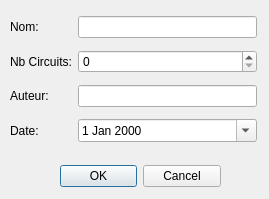
<?xml version="1.0" encoding="UTF-8"?>
<ui version="4.0">
 <class>dlg_show_infos</class>
 <widget class="QDialog" name="dlg_show_infos">
  <property name="windowModality">
   <enum>Qt::WindowModal</enum>
  </property>
  <property name="geometry">
   <rect>
    <x>0</x>
    <y>0</y>
    <width>269</width>
    <height>199</height>
   </rect>
  </property>
  <property name="windowTitle">
   <string>Infos générales</string>
  </property>
  <widget class="QDialogButtonBox" name="buttonBox">
   <property name="geometry">
    <rect>
     <x>60</x>
     <y>160</y>
     <width>161</width>
     <height>32</height>
    </rect>
   </property>
   <property name="orientation">
    <enum>Qt::Horizontal</enum>
   </property>
   <property name="standardButtons">
    <set>QDialogButtonBox::Cancel|QDialogButtonBox::Ok</set>
   </property>
  </widget>
  <widget class="QWidget" name="gridLayoutWidget">
   <property name="geometry">
    <rect>
     <x>10</x>
     <y>10</y>
     <width>247</width>
     <height>141</height>
    </rect>
   </property>
   <layout class="QGridLayout" name="gridLayout">
    <item row="0" column="0">
     <widget class="QLabel" name="label_2">
      <property name="text">
       <string>Nom:</string>
      </property>
     </widget>
    </item>
    <item row="1" column="0">
     <widget class="QLabel" name="label">
      <property name="text">
       <string>Nb Circuits:</string>
      </property>
     </widget>
    </item>
    <item row="2" column="0">
     <widget class="QLabel" name="label_3">
      <property name="text">
       <string>Auteur:</string>
      </property>
     </widget>
    </item>
    <item row="3" column="0">
     <widget class="QLabel" name="label_4">
      <property name="text">
       <string>Date:</string>
      </property>
     </widget>
    </item>
    <item row="0" column="2">
     <widget class="QLineEdit" name="txtBox_show_title"/>
    </item>
    <item row="2" column="2">
     <widget class="QLineEdit" name="txtBox_show_author"/>
    </item>
    <item row="1" column="2">
     <widget class="QSpinBox" name="spinBox_show_nbSlots"/>
    </item>
    <item row="3" column="2">
     <widget class="QDateEdit" name="dateEdit_show_date">
      <property name="calendarPopup">
       <bool>true</bool>
      </property>
     </widget>
    </item>
   </layout>
  </widget>
 </widget>
 <resources/>
 <connections>
  <connection>
   <sender>buttonBox</sender>
   <signal>accepted()</signal>
   <receiver>dlg_show_infos</receiver>
   <slot>accept()</slot>
   <hints>
    <hint type="sourcelabel">
     <x>248</x>
     <y>254</y>
    </hint>
    <hint type="destinationlabel">
     <x>157</x>
     <y>274</y>
    </hint>
   </hints>
  </connection>
  <connection>
   <sender>buttonBox</sender>
   <signal>rejected()</signal>
   <receiver>dlg_show_infos</receiver>
   <slot>reject()</slot>
   <hints>
    <hint type="sourcelabel">
     <x>316</x>
     <y>260</y>
    </hint>
    <hint type="destinationlabel">
     <x>286</x>
     <y>274</y>
    </hint>
   </hints>
  </connection>
 </connections>
</ui>
